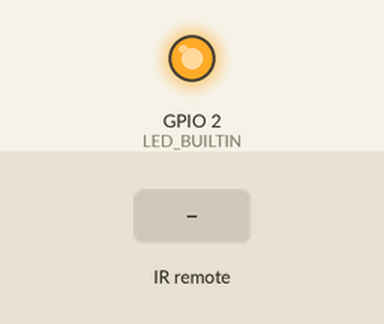
Bench run of a sketch on a simulated ESP8266 (NodeMCU). On the bench: output pins drawn as LEDs (lit = HIGH, except the on-board LED, lit = LOW). Inputs (shaded band) come from the test bench. What the sketch prints to the serial monitor is not drawn.

Above: at 1.2 s.
1.3 s: infrared code 0x9602D2 received
Timing chart, 0 to 4.3 s (numbered marks = the images above; inputs shaded):
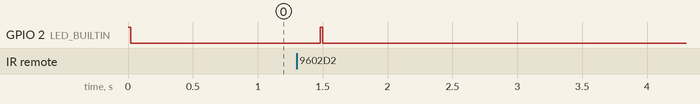

The sketch:

RadioTest.ino
```cpp
#include "RCSwitch.h"
#include "msg.h"

RCSwitch mySwitch = RCSwitch();

void setup() {
	Serial.begin(9600);
	mySwitch.enableReceive(digitalPinToInterrupt(2));  // Receiver on interrupt 0 => that is pin #2

	pinMode(LED_BUILTIN, OUTPUT);

	digitalWrite(LED_BUILTIN, HIGH);
	delay(20);
	digitalWrite(LED_BUILTIN, LOW);
}

void loop() {
	if (mySwitch.available()) {
		output(mySwitch.getReceivedValue(), mySwitch.getReceivedBitlength(), mySwitch.getReceivedDelay(), mySwitch.getReceivedRawdata(), mySwitch.getReceivedProtocol());

		if (mySwitch.getReceivedValue() == 9831122)
		{
		//	Serial.println("OK");
			digitalWrite(LED_BUILTIN, HIGH);
			delay(20);
			digitalWrite(LED_BUILTIN, LOW);
		}

		mySwitch.resetAvailable();
	}
}
```

Msg.h
```cpp
#pragma once

#define TEST_MSG 1234567890
```

output.ino
```cpp
static const char* bin2tristate(const char* bin);
static char * dec2binWzerofill(unsigned long Dec, unsigned int bitLength);

void output(unsigned long decimal, unsigned int length, unsigned int delay, unsigned int* raw, unsigned int protocol) {

  if (decimal == 0) {
    Serial.print("Unknown encoding.");
  } else {
    const char* b = dec2binWzerofill(decimal, length);
    Serial.print("Decimal: ");
    Serial.print(decimal);
    Serial.print(" (");
    Serial.print( length );
    Serial.print("Bit) Binary: ");
    Serial.print( b );
    Serial.print(" Tri-State: ");
    Serial.print( bin2tristate( b) );
    Serial.print(" PulseLength: ");
    Serial.print(delay);
    Serial.print(" microseconds");
    Serial.print(" Protocol: ");
    Serial.println(protocol);
  }

  Serial.print("Raw data: ");
  for (unsigned int i=0; i<= length*2; i++) {
    Serial.print(raw[i]);
    Serial.print(",");
  }
  Serial.println();
  Serial.println();
}

static const char* bin2tristate(const char* bin) {
  static char returnValue[50];
  int pos = 0;
  int pos2 = 0;
  while (bin[pos]!='\0' && bin[pos+1]!='\0') {
    if (bin[pos]=='0' && bin[pos+1]=='0') {
      returnValue[pos2] = '0';
    } else if (bin[pos]=='1' && bin[pos+1]=='1') {
      returnValue[pos2] = '1';
    } else if (bin[pos]=='0' && bin[pos+1]=='1') {
      returnValue[pos2] = 'F';
    } else {
      return "not applicable";
    }
    pos = pos+2;
    pos2++;
  }
  returnValue[pos2] = '\0';
  return returnValue;
}

static char * dec2binWzerofill(unsigned long Dec, unsigned int bitLength) {
  static char bin[64];
  unsigned int i=0;

  while (Dec > 0) {
    bin[32+i++] = ((Dec & 1) > 0) ? '1' : '0';
    Dec = Dec >> 1;
  }

  for (unsigned int j = 0; j< bitLength; j++) {
    if (j >= bitLength - i) {
      bin[j] = bin[ 31 + i - (j - (bitLength - i)) ];
    } else {
      bin[j] = '0';
    }
  }
  bin[bitLength] = '\0';

  return bin;
}
```

Measured:
- after the input at 1.3 s, GPIO 2 (LED_BUILTIN): LOW → HIGH after 0.18 s, → LOW 0.02 s later
